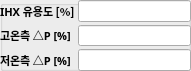
    <widget class="QGroupBox" name="IHX_group">
     <property name="geometry">
      <rect>
       <x>500</x>
       <y>350</y>
       <width>191</width>
       <height>71</height>
      </rect>
     </property>
     <property name="title">
      <string/>
     </property>
     <widget class="QWidget" name="formLayoutWidget_4">
      <property name="geometry">
       <rect>
        <x>0</x>
        <y>0</y>
        <width>191</width>
        <height>71</height>
       </rect>
      </property>
      <layout class="QFormLayout" name="formLayout_5">
       <property name="horizontalSpacing">
        <number>3</number>
       </property>
       <property name="verticalSpacing">
        <number>3</number>
       </property>
       <property name="leftMargin">
        <number>0</number>
       </property>
       <property name="topMargin">
        <number>0</number>
       </property>
       <property name="rightMargin">
        <number>0</number>
       </property>
       <property name="bottomMargin">
        <number>0</number>
       </property>
       <item row="0" column="0">
        <widget class="QLabel" name="IHX_eff_label">
         <property name="font">
          <font>
           <family>굴림</family>
           <pointsize>8</pointsize>
           <weight>75</weight>
           <bold>true</bold>
          </font>
         </property>
         <property name="text">
          <string>IHX 유용도 [%]</string>
         </property>
        </widget>
       </item>
       <item row="0" column="1">
        <widget class="QLineEdit" name="IHX_eff_edit">
         <property name="enabled">
          <bool>true</bool>
         </property>
         <property name="font">
          <font>
           <family>HY견고딕</family>
           <pointsize>8</pointsize>
           <weight>50</weight>
           <bold>false</bold>
          </font>
         </property>
         <property name="focusPolicy">
          <enum>Qt::StrongFocus</enum>
         </property>
         <property name="styleSheet">
          <string notr="true">border-color: rgb(255, 255, 255);</string>
         </property>
         <property name="text">
          <string/>
         </property>
        </widget>
       </item>
       <item row="1" column="0">
        <widget class="QLabel" name="IHX_hot_dp_label">
         <property name="font">
          <font>
           <family>굴림</family>
           <pointsize>8</pointsize>
           <weight>75</weight>
           <bold>true</bold>
          </font>
         </property>
         <property name="text">
          <string>고온측 △P [%]</string>
         </property>
        </widget>
       </item>
       <item row="1" column="1">
        <widget class="QLineEdit" name="IHX_hot_dp_edit">
         <property name="enabled">
          <bool>true</bool>
         </property>
         <property name="font">
          <font>
           <family>HY견고딕</family>
           <pointsize>8</pointsize>
           <weight>50</weight>
           <bold>false</bold>
          </font>
         </property>
         <property name="focusPolicy">
          <enum>Qt::StrongFocus</enum>
         </property>
         <property name="styleSheet">
          <string notr="true">border-color: rgb(255, 255, 255);</string>
         </property>
         <property name="text">
          <string/>
         </property>
        </widget>
       </item>
       <item row="2" column="0">
        <widget class="QLabel" name="IHX_cold_dp_label">
         <property name="font">
          <font>
           <family>굴림</family>
           <pointsize>8</pointsize>
           <weight>75</weight>
           <bold>true</bold>
          </font>
         </property>
         <property name="text">
          <string>저온측 △P [%]</string>
         </property>
        </widget>
       </item>
       <item row="2" column="1">
        <widget class="QLineEdit" name="IHX_cold_dp_edit">
         <property name="enabled">
          <bool>true</bool>
         </property>
         <property name="font">
          <font>
           <family>HY견고딕</family>
           <pointsize>8</pointsize>
           <weight>50</weight>
           <bold>false</bold>
          </font>
         </property>
         <property name="focusPolicy">
          <enum>Qt::StrongFocus</enum>
         </property>
         <property name="styleSheet">
          <string notr="true">border-color: rgb(255, 255, 255);</string>
         </property>
         <property name="text">
          <string/>
         </property>
        </widget>
       </item>
      </layout>
     </widget>
    </widget>
